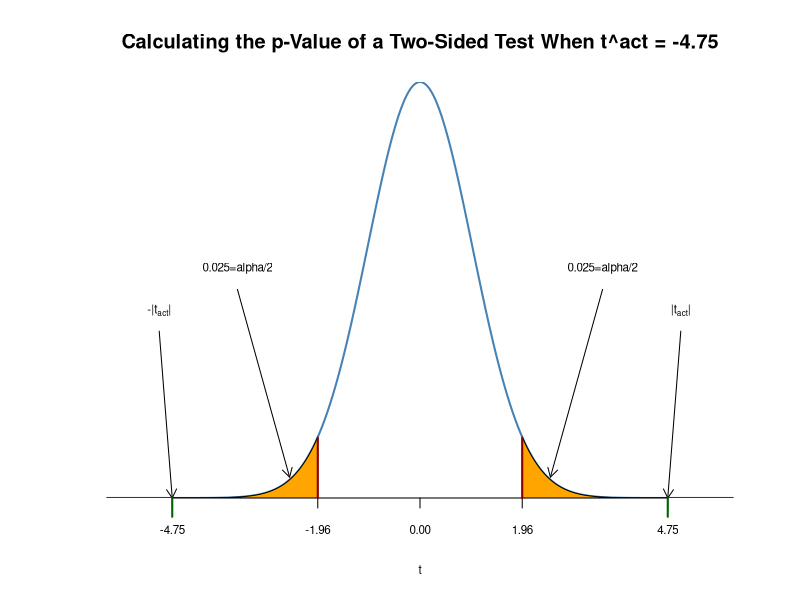
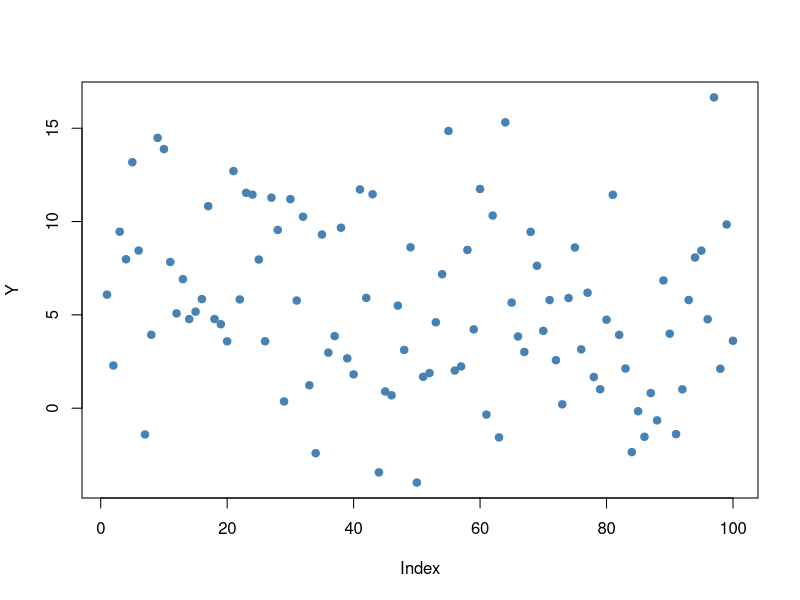
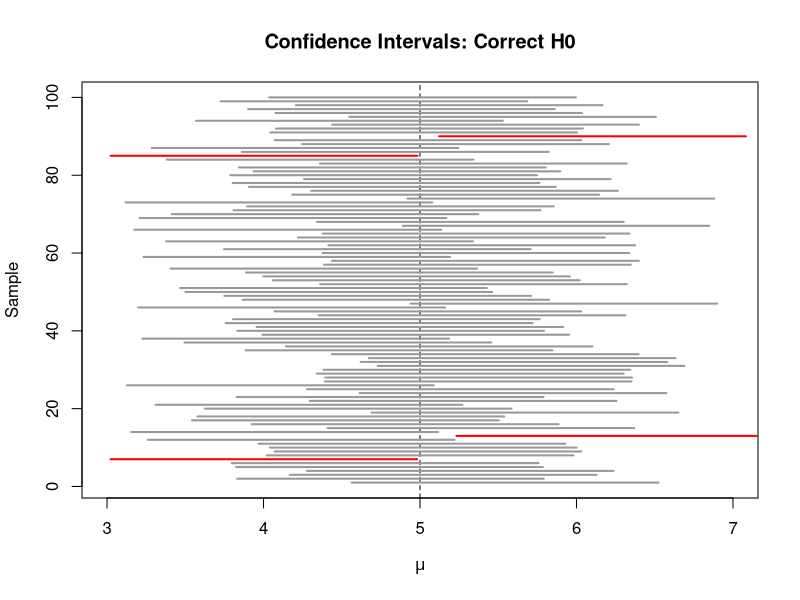
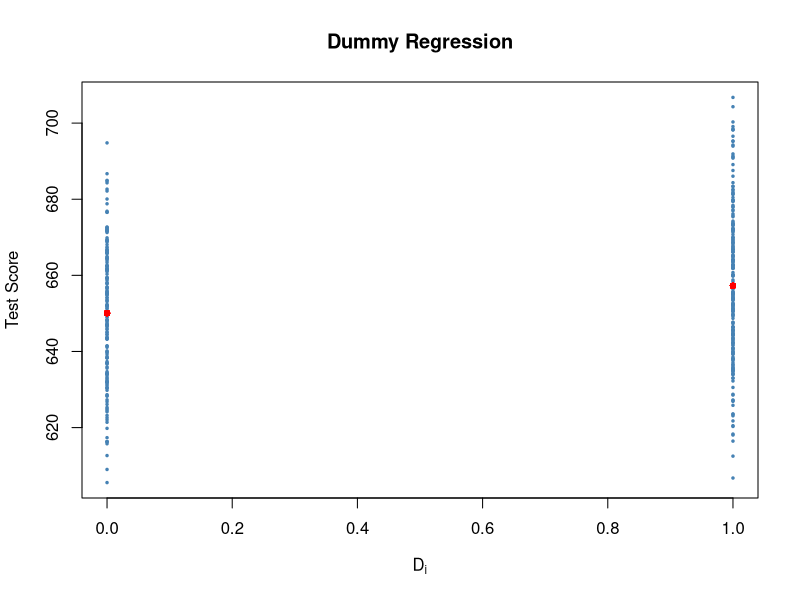
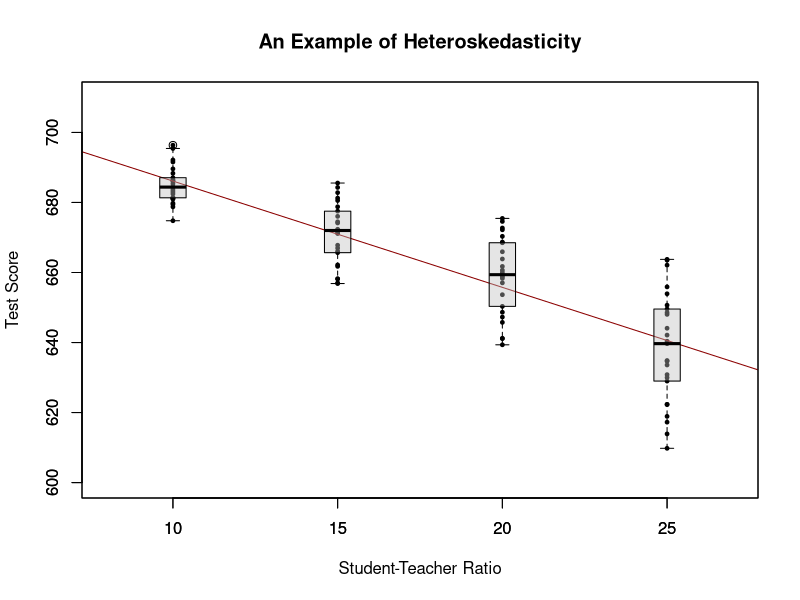
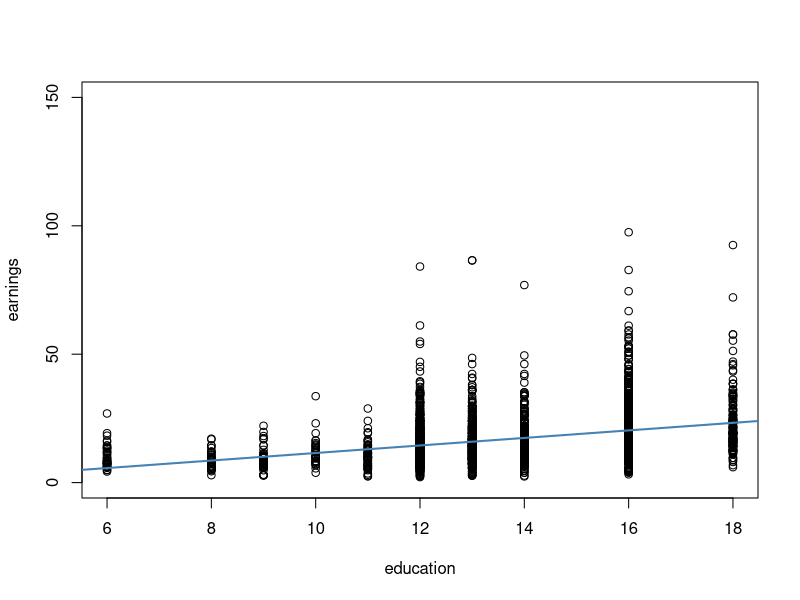
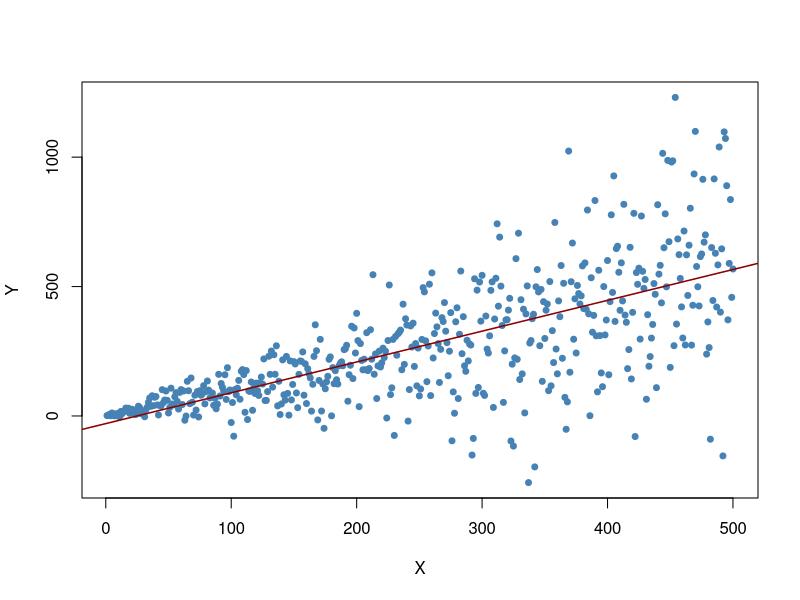
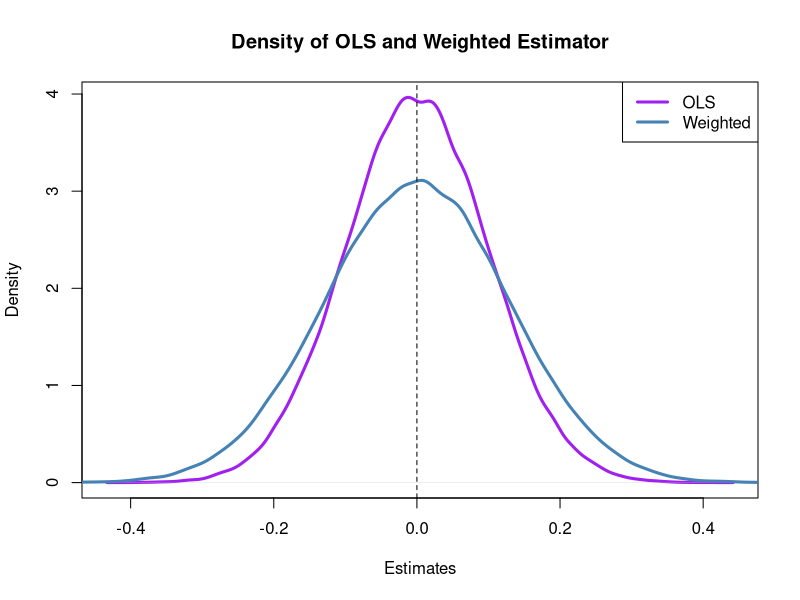

Generate these figures, in order, with R:
## ---- chunk 1
library(AER)
data(CASchools)
CASchools$STR <- CASchools$students/CASchools$teachers     # class size
CASchools$score <- (CASchools$read + CASchools$math)/2     # average test-score
linear_model <- lm(score ~ STR, data = CASchools)          # estimate the model

# print the summary of the coefficients to the console
summary(linear_model)$coefficients
## ---- chunk 2
# determine residual degrees of freedom
linear_model$df.residual
## ---- chunk 3
2 * pt(-4.751327, df = 418)
## ---- chunk 4
2 * pnorm(-4.751327)
## ---- chunk 5
# Plot the standard normal on the domain [-6,6]
t <- seq(-6, 6, 0.01)

plot(x = t, 
     y = dnorm(t, 0, 1), 
     type = "l", 
     col = "steelblue", 
     lwd = 2, 
     yaxs = "i", 
     axes = F, 
     ylab = "", 
     main = "Calculating the p-Value of a Two-Sided Test When t^act = -4.75", 
     cex.lab = 0.7
     )

tact <- -4.75

axis(1, at = c(0, -1.96, 1.96, -tact, tact), cex.axis = 0.7)

# Shade the critical regions using polygon():

# critical region in left tail
polygon(x = c(-6, seq(-6, -1.96, 0.01), -1.96),
        y = c(0, dnorm(seq(-6, -1.96, 0.01)), 0), 
        col = 'orange'
        )

# critical region in right tail

polygon(x = c(1.96, seq(1.96, 6, 0.01), 6),
        y = c(0, dnorm(seq(1.96, 6, 0.01)), 0), 
        col = 'orange'
        )

# Add arrows and texts indicating critical regions and the p-value
arrows(-3.5, 0.2, -2.5, 0.02, length = 0.1)
arrows(3.5, 0.2, 2.5, 0.02, length = 0.1)

arrows(-5, 0.16, -4.75, 0, length = 0.1)
arrows(5, 0.16, 4.75, 0, length = 0.1)

text(-3.5, 0.22, labels = paste("0.025=",expression(alpha),"/2",sep = ""), cex = 0.7)
text(3.5, 0.22, labels = paste("0.025=",expression(alpha),"/2",sep = ""), cex = 0.7)

text(-5, 0.18, labels = expression(paste("-|",t[act],"|")), cex = 0.7)
text(5, 0.18, labels = expression(paste("|",t[act],"|")), cex = 0.7)

# Add ticks indicating critical values at the 0.05-level, t^act and -t^act 
rug(c(-1.96, 1.96), ticksize  = 0.145, lwd = 2, col = "darkred")
rug(c(-tact, tact), ticksize  = -0.0451, lwd = 2, col = "darkgreen")

## ---- chunk 6
# set random seed for reproducibility
set.seed(4)

# generate and plot the sample data
Y <- rnorm(n = 100, 
           mean = 5, 
           sd =5
           )

plot(Y, 
     pch = 19, 
     col = "steelblue"
     )
## ---- chunk 7
cbind(
  CIlower = mean(Y) - 1.96 * 5/10, 
  CIupper = mean(Y) + 1.96 * 5/10 
)
## ---- chunk 8
# set random seed
set.seed(1)

# initialize vectors of lower and upper interval boundaries
lower <- numeric(10000)
upper <- numeric(10000)

# loop sampling / estimation / CI
for(i in 1:10000) {
  Y <- rnorm(100, mean = 5, sd =5)
  lower[i] <- mean(Y) - 1.96 * 5/10
  upper[i] <- mean(Y) + 1.96 * 5/10
}

# join vectors of interval bounds in a matrix
CIs <- cbind(lower, upper)
## ---- chunk 9
sum(CIs[, 1] <= 5 & 5 <= CIs[, 2])/10000
## ---- chunk 10
# identify intervals not covering mu
# (4 intervals out of 100)
ID <- which(!(CIs[1:100, 1] <= 5 & 5 <= CIs[1:100, 2]))

# initialize the plot
plot(0, 
     xlim = c(3, 7), 
     ylim = c(1, 100), 
     ylab = "Sample", 
     xlab = expression(mu), 
     main = "Confidence Intervals: Correct H0")

# set up color vector
colors <- rep(gray(0.6), 100)
colors[ID] <- "red"

# draw reference line at mu=5
abline(v = 5, lty = 2)

# add horizontal bars representing the CIs
for(j in 1:100) {
  lines(c(CIs[j, 1], CIs[j, 2]), 
        c(j, j), 
        col = colors[j], 
        lwd = 2)
}
## ---- chunk 11
confint(linear_model)
## ---- chunk 12
# Create the dummy variable as defined above
D <- CASchools$STR < 20
CASchools$D <- D
dummy_model <- lm(score ~ D, data = CASchools)

# Plot the data
plot(CASchools$D, CASchools$score, 
     pch = 20, cex = 0.5 , col = "Steelblue",
     xlab = expression(D[i]), ylab = "Test Score",
     main = "Dummy Regression"
     )
points(CASchools$D, predict(dummy_model), col = "red", pch = 20)
## ---- chunk 13
# estimate the dummy regression model
dummy_model <- lm(score ~ D, data = CASchools)
summary(dummy_model)
## ---- chunk 14
# confidence intervals for coefficients in the dummy regression model
confint(dummy_model)
## ---- chunk 15
# load scales package for adjusting color opacities
library(scales)

# Genrate some heteroskedastic data
set.seed(123) 
x <- rep(c(10, 15, 20,25), each = 25)
e <- rnorm(100, sd = 12)                
i <- order(runif(100, max = dnorm(e, sd = 12))) 
y <- 720 - 3.3 * x + e[rev(i)]

# Estimate the model 
mod <- lm(y ~ x)

# Plot the data
plot(x = x, 
     y = y, 
     main = "An Example of Heteroskedasticity",
     xlab = "Student-Teacher Ratio",
     ylab = "Test Score",
     cex = 0.5, 
     pch = 19, 
     xlim = c(8, 27), 
     ylim = c(600, 710)
     )

# Add the regression line to the plot
abline(mod, col = "darkred")

# Add boxplots to the plot
boxplot(y ~ x, 
        add = TRUE, 
        at = c(10, 15, 20, 25), 
        col = alpha("gray", 0.4), 
        border = "black"
        )
## ---- chunk 16
# load package and attach data
library(AER)
data("CPSSWEducation")
attach(CPSSWEducation)

# get an overview
summary(CPSSWEducation)

# estimate a simple regression model
labor_model <- lm(earnings ~ education)

# plot observations and add the regression line
plot(education, 
     earnings, 
     ylim = c(0, 150)
     )

abline(labor_model, 
       col = "steelblue", 
       lwd = 2
       )
## ---- chunk 17
labor_model
## ---- chunk 18
confint(labor_model)
## ---- chunk 19
# Store model summary in 'model'
model <- summary(linear_model)

# Extract the standard error of the regression from model summary
SER <- model$sigma

# Compute the variation in 'size'
V <- (nrow(CASchools)-1) * var(CASchools$STR)

# Compute the standard error of the slope parameter's estimator and print it
SE.beta_1.hat <- sqrt(SER^2/V)
SE.beta_1.hat

# Use logical operators to see if the value computed by hand matches the one provided 
# in mod$coefficients. Round estimates to four decimal places
round(model$coefficients[2, 2], 4) == round(SE.beta_1.hat, 4)
## ---- chunk 20
# load the sandwich package
library(sandwich)

# compute robust standard error estimates
vcov <- vcovHC(linear_model, type = "HC0")
vcov
## ---- chunk 21
# compute the square root of the diagonal elements in vcov
robust_se <- sqrt(diag(vcov))
robust_se
## ---- chunk 22
# We invoke the function `coeftest()` on our model
coeftest(linear_model, vcov. = vcov)
## ---- chunk 23
# set random seed
set.seed(21)

# generate heteroskedastic data 
X <- 1:500
Y <- rnorm(n = 500, mean = X, sd = 0.6*X)

# estimate a simple regression model
reg <- lm(Y ~ X)
## ---- chunk 24
# plot the data
plot(X, Y, 
     pch = 19, 
     col = "steelblue", 
     cex = 0.8
     )

# add the regression line to the plot
abline(reg, 
       col = "darkred", 
       lwd = 1.5)
## ---- chunk 25
# test hypthesis using default standard error
linearHypothesis(reg, hypothesis.matrix = "X = 1")$'Pr(>F)'[2] < 0.05

# test hypothesis using robust standard error
linearHypothesis(reg, hypothesis.matrix = "X = 1", white.adjust = "hc0")$'Pr(>F)'[2] < 0.05
## ---- chunk 26
# initialize vectors t and t.rob
t <- c()
t.rob <- c()

# loop sampling and estimation
for (i in 1:10000) {
  
  # sample data
  X <- 1:1000
  Y <- rnorm(n = 1000, mean = X, sd = 0.6*X)

  # estimate regression model
  reg <- lm(Y ~ X)

  # homoskedasdicity-only significance test
  t[i] <- linearHypothesis(reg, "X = 1")$'Pr(>F)'[2] < 0.05

  # robust significance test
  t.rob[i] <- linearHypothesis(reg, "X = 1", white.adjust = "hc0")$'Pr(>F)'[2] < 0.05

}

# compute the fraction of false rejections
cbind(t = sum(t), t.rob = sum(t.rob)) / 10000
## ---- chunk 27
# Set sample size and number of repititions
n <- 100      
reps <- 1e5

# Choose epsilon and create a vector of weights as defined above
epsilon <- 0.8
w <- c(rep((1+epsilon)/n, n/2), 
       rep((1-epsilon)/n, n/2) 
      )

# Draw a random sample y_1,...,y_n from the standard normal distribution, 
# use both estimators 1e5 times and store the result in the vectors 'ols' and 
# 'weightedestimator'

ols <- rep(NA, reps)
weightedestimator <- rep(NA, reps)

for (i in 1:reps) {
  y <- rnorm(n)
  ols[i] <- mean(y)
  weightedestimator[i] <- crossprod(w, y)
}

# Plot kernel density estimates of the estimators' distributions 

# OLS
plot(density(ols), 
     col = "purple", 
     lwd = 3, 
     main = "Density of OLS and Weighted Estimator",
     xlab = "Estimates"
     )

# Weighted
lines(density(weightedestimator), 
      col = "steelblue", 
      lwd = 3
      ) 

# Add a dashed line at 0 and add a legend to the plot
abline(v = 0, lty = 2)
legend('topright', 
       c("OLS", "Weighted"), 
       col = c("purple", "steelblue"), 
       lwd = 3
       )
## ---- chunk 28
# initialize vectors
beta_0 <- c()
beta_1 <- c()

# loop sampling / estimation / t statistics
for (i in 1:10000) {

  X <- runif(20, 0, 20)
  Y <- rnorm(n = 20, mean = X)
  reg <- summary(lm(Y ~ X))
  beta_0[i] <- (reg$coefficients[1, 1] - 0)/(reg$coefficients[1, 2])
  beta_1[i] <- (reg$coefficients[2, 1] - 1)/(reg$coefficients[2, 2])

}

# plot the distributions and compare with t_18 density function:

# divide plotting area
par(mfrow = c(1, 2))

# plot the simulated density of beta_0
plot(density(beta_0), 
     lwd = 2 , 
     main = expression(widehat(beta)[0]), 
     xlim = c(-4, 4)
    )

# add the t_18 density to the plot
curve(dt(x, df = 18), 
      add = T, 
      col = "red", 
      lwd = 2, 
      lty = 2
      )

# plot the simulated density of beta_1
plot(density(beta_1), 
     lwd = 2, 
     main = expression(widehat(beta)[1]), xlim = c(-4 ,4)
     )

# add the t_18 density to the plot
curve(dt(x, df = 18), 
      add = T, 
      col = "red", 
      lwd = 2, 
      lty = 2
      ) 
